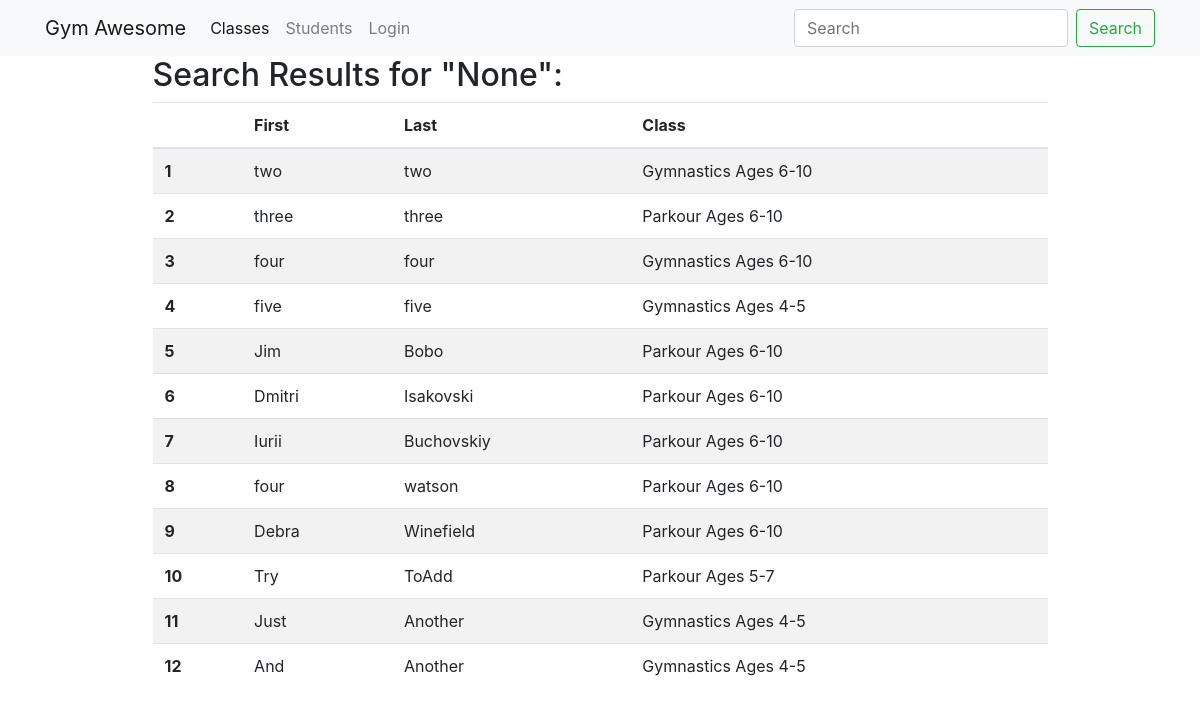
The app's page /students/search/, older data.
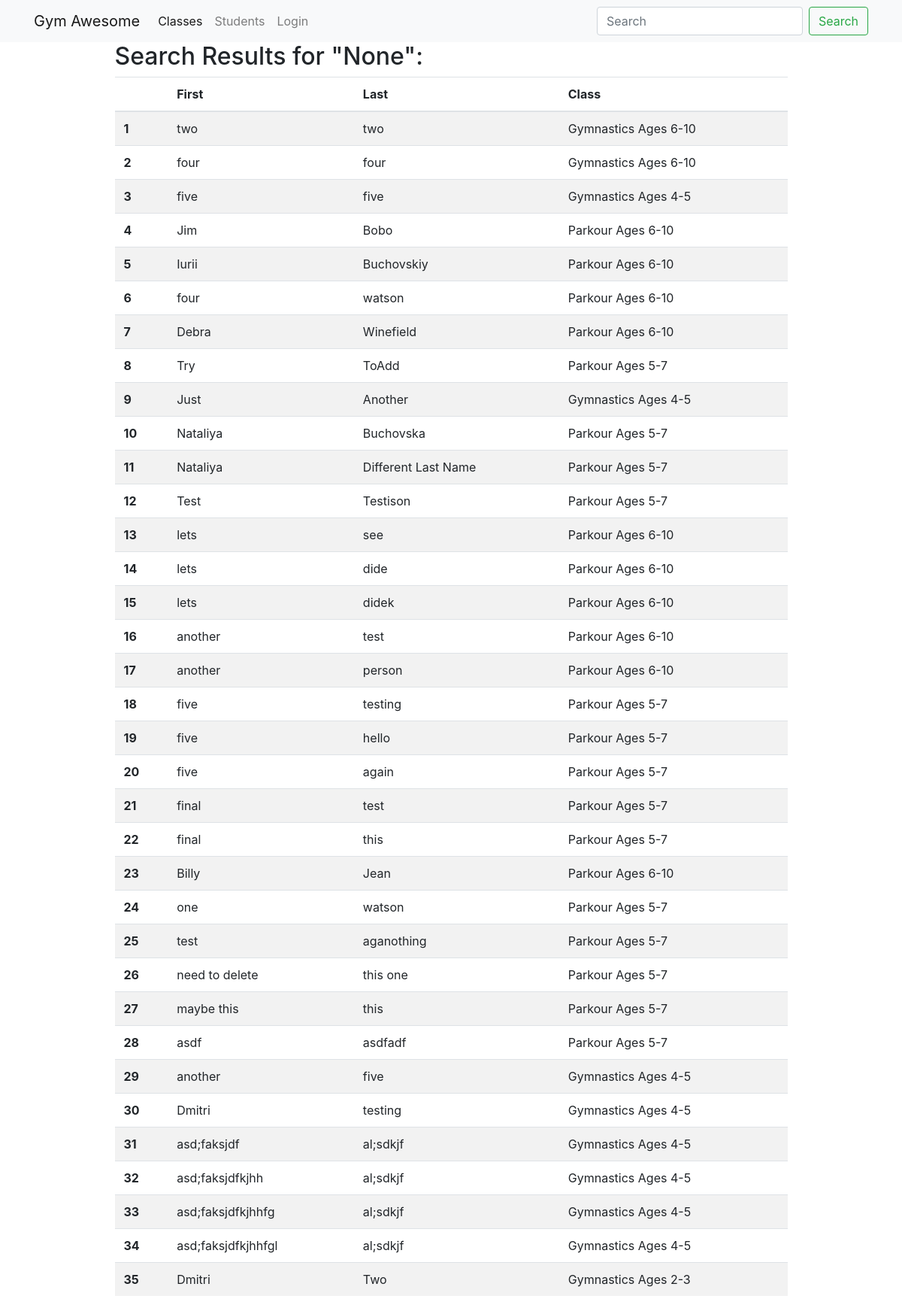
The same page, newer data.
### attendance/models.py (models this page shows, shortened)
class NamableModel:
    def full_name(self):
        return self.first_name + ' ' + self.last_name
    def __str__(self):
        return self.full_name()

class Student(NamableModel, models.Model):
    first_name = models.CharField(max_length=20)
    last_name = models.CharField(max_length=20)
    classroom = models.ForeignKey('Classroom', on_delete=models.CASCADE)
    class Meta:
        unique_together = ['first_name', 'last_name']

class Classroom(models.Model):
    CLASS_CHOICES = (
        ('Parkour Ages 5-7', 'Ninja Parkour'),
        ('Parkour Ages 6-10', 'Pee Wee Parkour'),
        ('Gymnastics Ages 2-3', 'Little Rabits'),
        ('Gymnastics Ages 4-5', 'Little Kangaroos'),
        ('Gymnastics Ages 6-10', 'Level 1&2'),
    )
    CLASS_TYPE = (
        ('Parkour', 'Parkour'),
        ('Gymnastics', 'Gymnastics')
    )
    name = models.CharField(
        max_length=50,
        choices = CLASS_CHOICES,
    )
    age_limit = models.CharField(max_length=50)
    type = models.CharField(
        max_length=20,
        choices = CLASS_TYPE
    )
    def __str__(self):
        return self.name

### attendance/views.py (the view, shortened to what this page needs)
# urls.py: path('students/search/', StudentSearchView.as_view(), name='student_search')
class StudentSearchView(ListView):
    template_name = 'attendance/student_search.html'
    def get_context_data(self, *args, **kwargs):
        context = super().get_context_data(*args, **kwargs)
        context['q'] = self.request.GET.get('q')
        return context
    def get_queryset(self):
        query = self.request.GET.get('q')
        all_students = Student.objects.all()
        return all_students

### attendance/templates/attendance/student_search.html (shortened to what this page needs)
{% extends 'base.html' %}
{% block page_content %}
<div class='col-md-10 offset-md-1'>
    <h2>Search Results for "{{q}}":</h2>
    {% if not student_list %}
    <h3>Nothing found</h3>
    {% else %}
    <table class='table table-striped'>
        <thead>
            <tr>
                <th scope='col'></th>
                <th scope='col'>First</th>
                <th scope='col'>Last</th>
                <th scope='col'>Class</th>
            </tr>
        </thead>
        <tbody>
            {% for student in student_list %}
            <tr>
                <th scope='row'>{{forloop.counter}}</th>
                <td>{{student.first_name}}</td>
                <td>{{student.last_name}}</td>
                <td>{{student.classroom}}</td>
            </tr>
            {% endfor %}
        </tbody>
    </table>
    {% endif %}
</div>
{% endblock %}

Row changes from the older to the newer data that the page shows:
removed Student: first_name "three", last_name "three", classroom "Parkour Ages 6-10"
removed Student: first_name "Dmitri", last_name "Isakovski", classroom "Parkour Ages 6-10"
removed Student: first_name "And", last_name "Another", classroom "Gymnastics Ages 4-5"
added Student: first_name "Nataliya", last_name "Buchovska", classroom "Parkour Ages 5-7"
added Student: first_name "Nataliya", last_name "Different Last Name", classroom "Parkour Ages 5-7"
added Student: first_name "Test", last_name "Testison", classroom "Parkour Ages 5-7"
added Student: first_name "lets", last_name "see", classroom "Parkour Ages 6-10"
added Student: first_name "lets", last_name "dide", classroom "Parkour Ages 6-10"
added Student: first_name "lets", last_name "didek", classroom "Parkour Ages 6-10"
added Student: first_name "another", last_name "test", classroom "Parkour Ages 6-10"
added Student: first_name "another", last_name "person", classroom "Parkour Ages 6-10"
added Student: first_name "five", last_name "testing", classroom "Parkour Ages 5-7"
added Student: first_name "five", last_name "hello", classroom "Parkour Ages 5-7"
added Student: first_name "five", last_name "again", classroom "Parkour Ages 5-7"
added Student: first_name "final", last_name "test", classroom "Parkour Ages 5-7"
added Student: first_name "final", last_name "this", classroom "Parkour Ages 5-7"
added Student: first_name "Billy", last_name "Jean", classroom "Parkour Ages 6-10"
added Student: first_name "one", last_name "watson", classroom "Parkour Ages 5-7"
added Student: first_name "test", last_name "aganothing", classroom "Parkour Ages 5-7"
added Student: first_name "need to delete", last_name "this one", classroom "Parkour Ages 5-7"
added Student: first_name "maybe this", last_name "this", classroom "Parkour Ages 5-7"
added Student: first_name "asdf", last_name "asdfadf", classroom "Parkour Ages 5-7"
added Student: first_name "another", last_name "five", classroom "Gymnastics Ages 4-5"
added Student: first_name "Dmitri", last_name "testing", classroom "Gymnastics Ages 4-5"
added Student: first_name "asd;faksjdf", last_name "al;sdkjf", classroom "Gymnastics Ages 4-5"
added Student: first_name "asd;faksjdfkjhh", last_name "al;sdkjf", classroom "Gymnastics Ages 4-5"
added Student: first_name "asd;faksjdfkjhhfg", last_name "al;sdkjf", classroom "Gymnastics Ages 4-5"
added Student: first_name "asd;faksjdfkjhhfgl", last_name "al;sdkjf", classroom "Gymnastics Ages 4-5"
added Student: first_name "Dmitri", last_name "Two", classroom "Gymnastics Ages 2-3"
